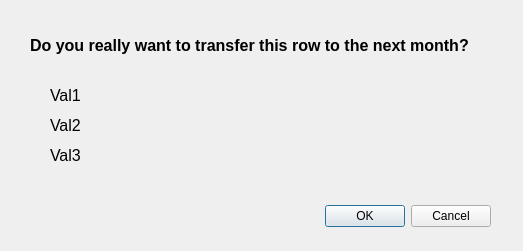
<?xml version="1.0" encoding="UTF-8"?>
<ui version="4.0">
 <class>Win_Transfer_Row</class>
 <widget class="QDialog" name="Win_Transfer_Row">
  <property name="geometry">
   <rect>
    <x>0</x>
    <y>0</y>
    <width>523</width>
    <height>251</height>
   </rect>
  </property>
  <property name="windowTitle">
   <string>Dialog</string>
  </property>
  <widget class="QDialogButtonBox" name="buttonBox">
   <property name="geometry">
    <rect>
     <x>150</x>
     <y>200</y>
     <width>341</width>
     <height>32</height>
    </rect>
   </property>
   <property name="orientation">
    <enum>Qt::Horizontal</enum>
   </property>
   <property name="standardButtons">
    <set>QDialogButtonBox::Cancel|QDialogButtonBox::Ok</set>
   </property>
  </widget>
  <widget class="QLabel" name="labelConfirmation">
   <property name="geometry">
    <rect>
     <x>30</x>
     <y>30</y>
     <width>491</width>
     <height>31</height>
    </rect>
   </property>
   <property name="font">
    <font>
     <pointsize>12</pointsize>
     <bold>true</bold>
    </font>
   </property>
   <property name="text">
    <string>Do you really want to transfer this row to the next month?</string>
   </property>
  </widget>
  <widget class="QLabel" name="label_Value1">
   <property name="geometry">
    <rect>
     <x>50</x>
     <y>80</y>
     <width>441</width>
     <height>31</height>
    </rect>
   </property>
   <property name="font">
    <font>
     <pointsize>12</pointsize>
     <bold>false</bold>
    </font>
   </property>
   <property name="text">
    <string>Val1</string>
   </property>
  </widget>
  <widget class="QLabel" name="label_Value2">
   <property name="geometry">
    <rect>
     <x>50</x>
     <y>110</y>
     <width>441</width>
     <height>31</height>
    </rect>
   </property>
   <property name="font">
    <font>
     <pointsize>12</pointsize>
     <bold>false</bold>
    </font>
   </property>
   <property name="text">
    <string>Val2</string>
   </property>
  </widget>
  <widget class="QLabel" name="label_Value3">
   <property name="geometry">
    <rect>
     <x>50</x>
     <y>140</y>
     <width>441</width>
     <height>31</height>
    </rect>
   </property>
   <property name="font">
    <font>
     <pointsize>12</pointsize>
     <bold>false</bold>
    </font>
   </property>
   <property name="text">
    <string>Val3</string>
   </property>
  </widget>
 </widget>
 <resources/>
 <connections>
  <connection>
   <sender>buttonBox</sender>
   <signal>accepted()</signal>
   <receiver>Win_Transfer_Row</receiver>
   <slot>accept()</slot>
   <hints>
    <hint type="sourcelabel">
     <x>248</x>
     <y>254</y>
    </hint>
    <hint type="destinationlabel">
     <x>157</x>
     <y>274</y>
    </hint>
   </hints>
  </connection>
  <connection>
   <sender>buttonBox</sender>
   <signal>rejected()</signal>
   <receiver>Win_Transfer_Row</receiver>
   <slot>reject()</slot>
   <hints>
    <hint type="sourcelabel">
     <x>316</x>
     <y>260</y>
    </hint>
    <hint type="destinationlabel">
     <x>286</x>
     <y>274</y>
    </hint>
   </hints>
  </connection>
 </connections>
</ui>
